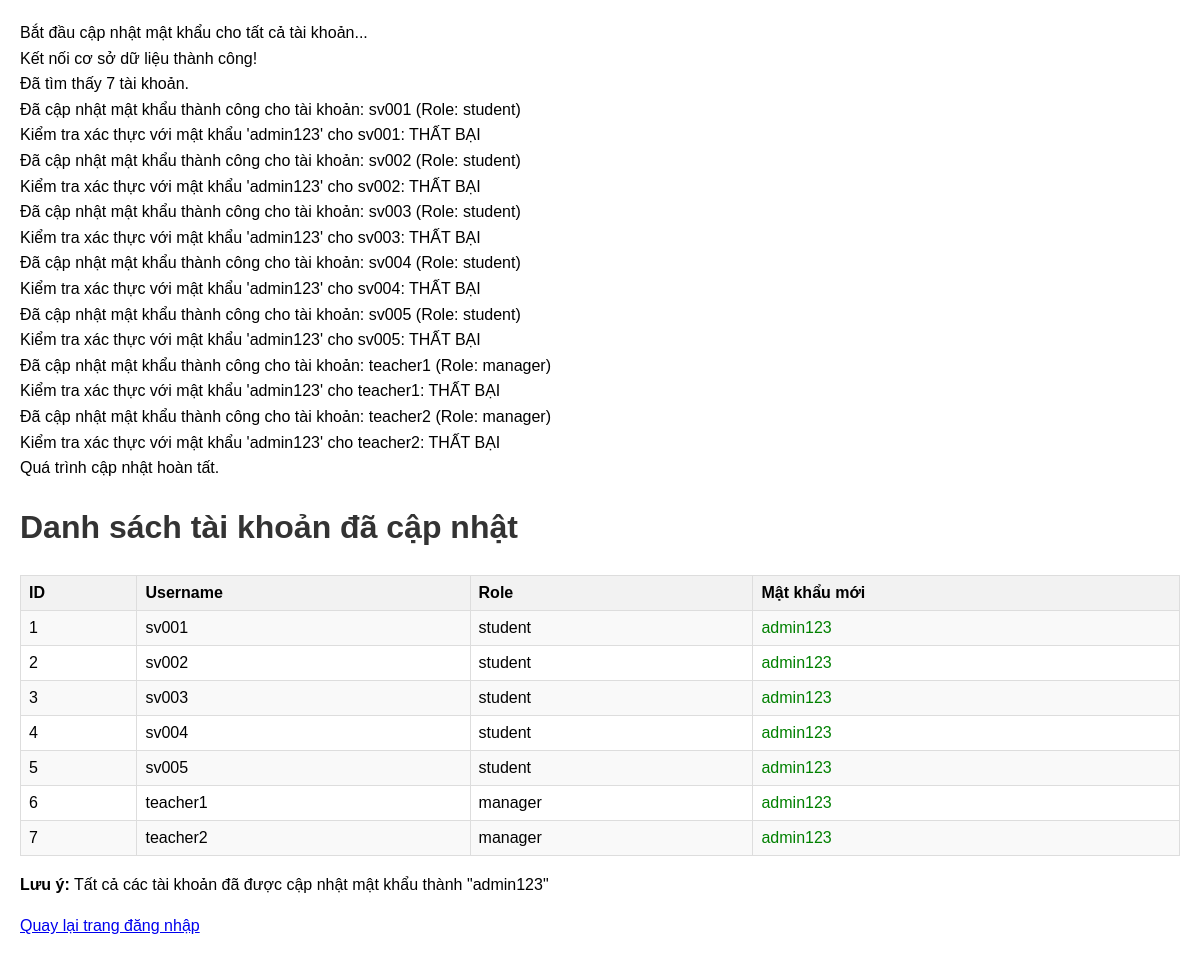
The app's page /api/update_all_passwords.php, older data.
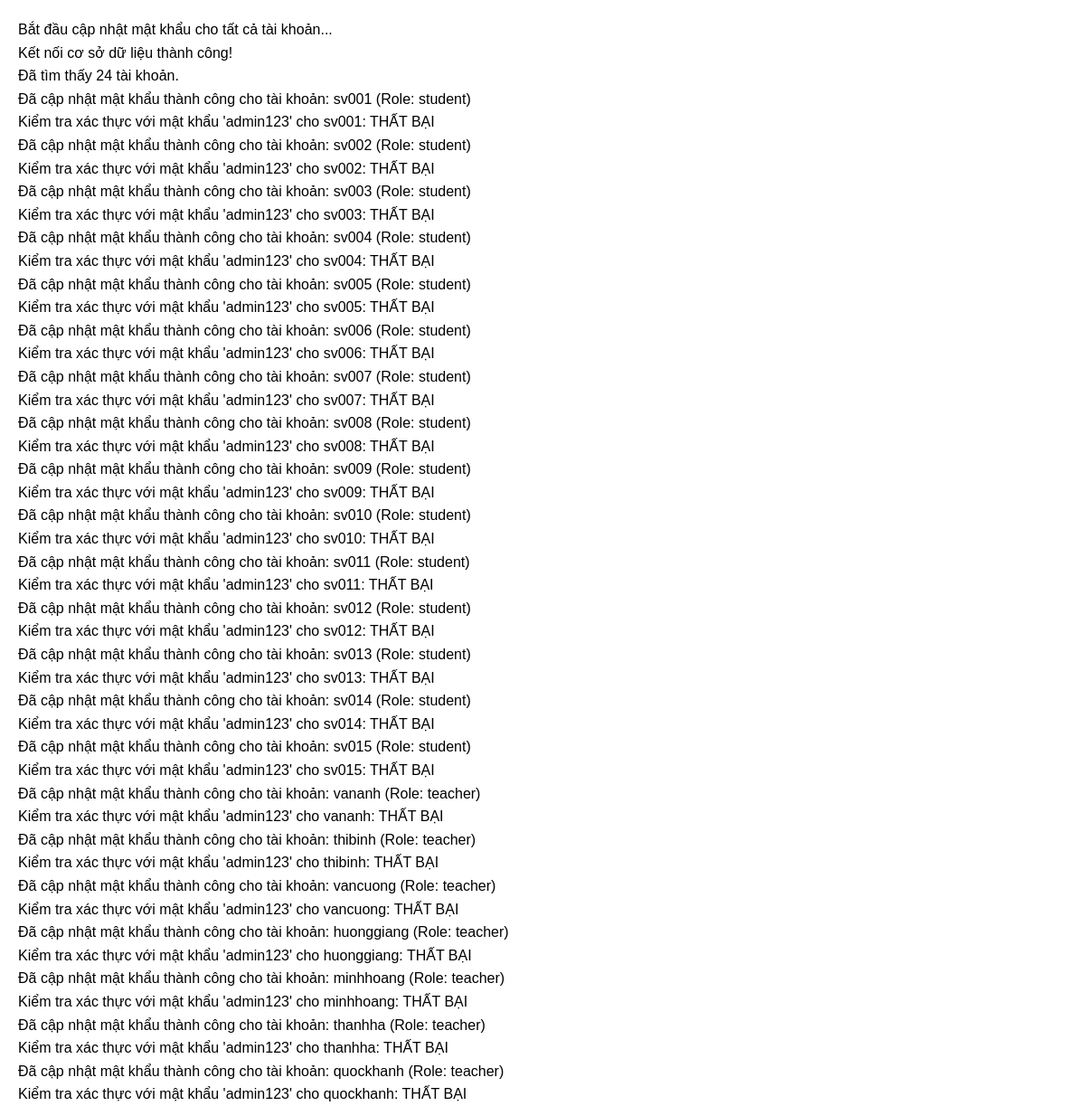
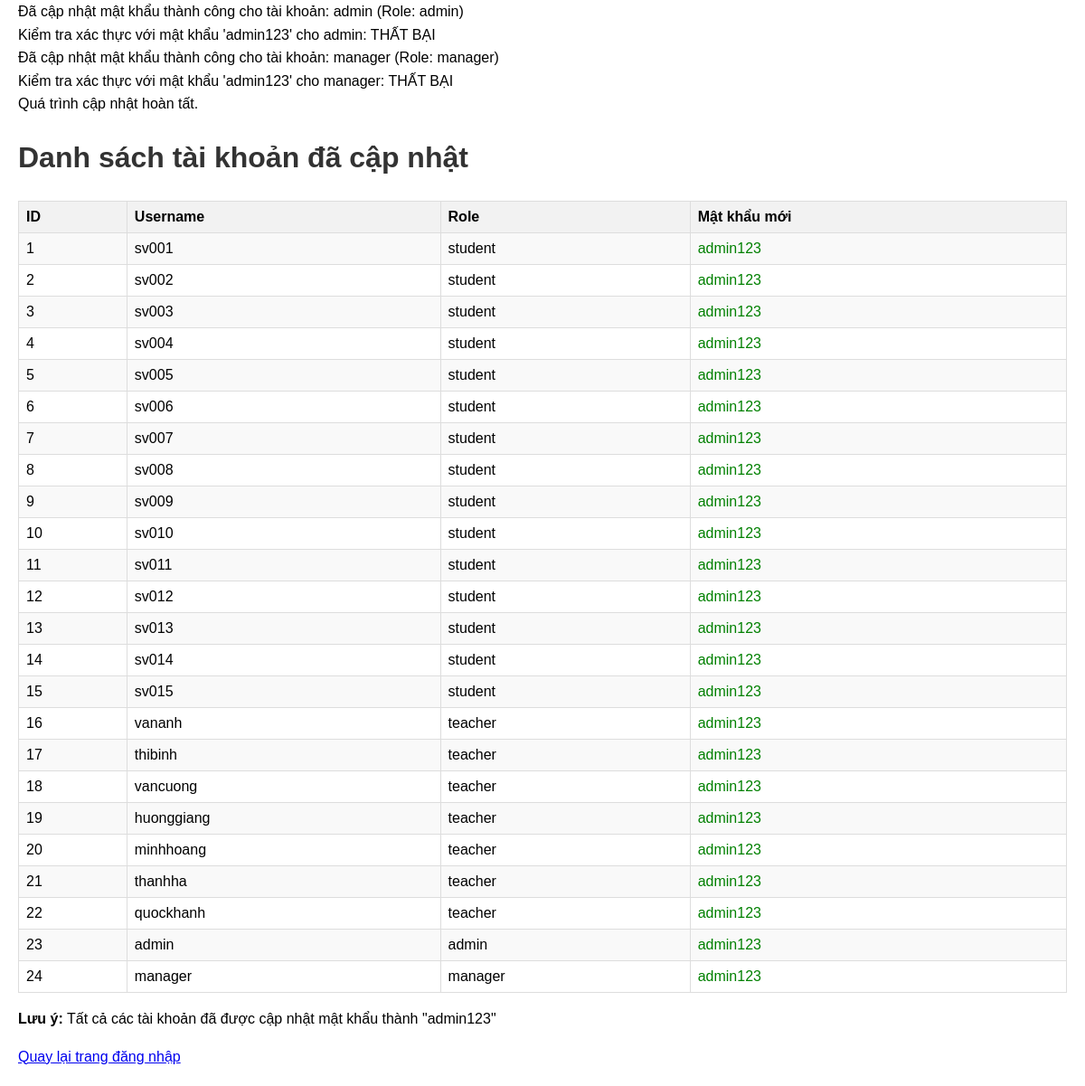
The same page, newer data (2 pictures, top to bottom).
### tables this page shows
CREATE TABLE users (
    user_id INT AUTO_INCREMENT PRIMARY KEY,
    username VARCHAR(50) UNIQUE NOT NULL,
    password VARCHAR(255) NOT NULL,
    role ENUM('admin', 'manager', 'teacher', 'student', 'parent') NOT NULL,
    student_id VARCHAR(20) NULL,
    teacher_id INT NULL,
    email VARCHAR(100),
    last_login TIMESTAMP NULL,
    created_at TIMESTAMP DEFAULT CURRENT_TIMESTAMP,
    FOREIGN KEY (student_id) REFERENCES students(student_id) ON DELETE CASCADE,
    FOREIGN KEY (teacher_id) REFERENCES teachers(teacher_id) ON DELETE CASCADE
);

### api/update_all_passwords.php (the view, shortened to what this page needs)
<?php
require_once __DIR__ . '/../config/config.php';
function writeLog($message) {
    echo "$message<br>";
}
$stmt = $conn->query("SELECT user_id, username, role FROM users");
$accounts = [];
while ($row = $stmt->fetch_assoc()) {
    $accounts[] = $row;
}
if (count($accounts) == 0) {
    writeLog("Không tìm thấy tài khoản nào trong cơ sở dữ liệu!");
} else {
    foreach ($accounts as $account) {
        $new_password = 'admin123';
        $new_hash = password_hash($new_password, PASSWORD_DEFAULT);
        $update_stmt = $conn->prepare("UPDATE users SET password = ? WHERE user_id = ?");
        $update_stmt->bind_param("si", $new_hash, $account['user_id']);
        if ($update_stmt->execute()) {
            writeLog("Đã cập nhật mật khẩu thành công cho tài khoản: " . $account['username'] . " (Role: " . $account['role'] . ")");
            $verify_stmt = $conn->prepare("SELECT password FROM users WHERE user_id = ?");
            $verify_stmt->bind_param("i", $account['user_id']);
            $verify_stmt->execute();
            $result = $verify_stmt->get_result();
            $user = $result->fetch_assoc();
            $verify_result = password_verify($new_password, $user['password']);
            writeLog("Kiểm tra xác thực với mật khẩu '$new_password' cho " . $account['username'] . ": " . ($verify_result ? "THÀNH CÔNG" : "THẤT BẠI"));
        } else {
            writeLog("Lỗi khi cập nhật mật khẩu cho " . $account['username'] . ": " . $conn->error);
        }
    }
}
?>
<!DOCTYPE html>
<html lang="vi">
<head>
</head>
<body>
    <h1>Danh sách tài khoản đã cập nhật</h1>
    <table>
        <tr>
            <th>ID</th>
            <th>Username</th>
            <th>Role</th>
            <th>Mật khẩu mới</th>
        </tr>
        <?php foreach ($accounts as $account): ?>
        <tr>
            <td><?php echo $account['user_id']; ?></td>
            <td><?php echo $account['username']; ?></td>
            <td><?php echo $account['role']; ?></td>
            <td><span class="success">admin123</span></td>
        </tr>
        <?php endforeach; ?>
    </table>
    <p><strong>Lưu ý:</strong> Tất cả các tài khoản đã được cập nhật mật khẩu thành "admin123"</p>
    <p><a href="http://localhost:5173/login">Quay lại trang đăng nhập</a></p>
</body>
</html>

Row changes from the older to the newer data that the page shows:
changed users id 6: message "Đã cập nhật mật khẩu thành công cho tài khoản: teacher1 (Role: manager) Kiểm tra xác thực với mật khẩu 'admin123' cho teacher1: THẤT BẠI" → "Đã cập nhật mật khẩu thành công cho tài khoản: sv006 (Role: student) Kiểm tra xác thực với mật khẩu 'admin123' cho sv006: THẤT BẠI"; username "teacher1" → "sv006"; role "manager" → "student"
changed users id 7: message "Đã cập nhật mật khẩu thành công cho tài khoản: teacher2 (Role: manager) Kiểm tra xác thực với mật khẩu 'admin123' cho teacher2: THẤT BẠI" → "Đã cập nhật mật khẩu thành công cho tài khoản: sv007 (Role: student) Kiểm tra xác thực với mật khẩu 'admin123' cho sv007: THẤT BẠI"; username "teacher2" → "sv007"; role "manager" → "student"
added users: message "Đã cập nhật mật khẩu thành công cho tài khoản: sv008 (Role: student) Kiểm tra xác thực với mật khẩu 'admin123' cho sv008: THẤT BẠI", user_id "8", username "sv008", role "student"
added users: message "Đã cập nhật mật khẩu thành công cho tài khoản: sv009 (Role: student) Kiểm tra xác thực với mật khẩu 'admin123' cho sv009: THẤT BẠI", user_id "9", username "sv009", role "student"
added users: message "Đã cập nhật mật khẩu thành công cho tài khoản: sv010 (Role: student) Kiểm tra xác thực với mật khẩu 'admin123' cho sv010: THẤT BẠI", user_id "10", username "sv010", role "student"
added users: message "Đã cập nhật mật khẩu thành công cho tài khoản: sv011 (Role: student) Kiểm tra xác thực với mật khẩu 'admin123' cho sv011: THẤT BẠI", user_id "11", username "sv011", role "student"
added users: message "Đã cập nhật mật khẩu thành công cho tài khoản: sv012 (Role: student) Kiểm tra xác thực với mật khẩu 'admin123' cho sv012: THẤT BẠI", user_id "12", username "sv012", role "student"
added users: message "Đã cập nhật mật khẩu thành công cho tài khoản: sv013 (Role: student) Kiểm tra xác thực với mật khẩu 'admin123' cho sv013: THẤT BẠI", user_id "13", username "sv013", role "student"
added users: message "Đã cập nhật mật khẩu thành công cho tài khoản: sv014 (Role: student) Kiểm tra xác thực với mật khẩu 'admin123' cho sv014: THẤT BẠI", user_id "14", username "sv014", role "student"
added users: message "Đã cập nhật mật khẩu thành công cho tài khoản: sv015 (Role: student) Kiểm tra xác thực với mật khẩu 'admin123' cho sv015: THẤT BẠI", user_id "15", username "sv015", role "student"
added users: message "Đã cập nhật mật khẩu thành công cho tài khoản: vananh (Role: teacher) Kiểm tra xác thực với mật khẩu 'admin123' cho vananh: THẤT BẠI", user_id "16", username "vananh", role "teacher"
added users: message "Đã cập nhật mật khẩu thành công cho tài khoản: thibinh (Role: teacher) Kiểm tra xác thực với mật khẩu 'admin123' cho thibinh: THẤT BẠI", user_id "17", username "thibinh", role "teacher"
added users: message "Đã cập nhật mật khẩu thành công cho tài khoản: vancuong (Role: teacher) Kiểm tra xác thực với mật khẩu 'admin123' cho vancuong: THẤT BẠI", user_id "18", username "vancuong", role "teacher"
added users: message "Đã cập nhật mật khẩu thành công cho tài khoản: huonggiang (Role: teacher) Kiểm tra xác thực với mật khẩu 'admin123' cho huonggiang: THẤT BẠI", user_id "19", username "huonggiang", role "teacher"
added users: message "Đã cập nhật mật khẩu thành công cho tài khoản: minhhoang (Role: teacher) Kiểm tra xác thực với mật khẩu 'admin123' cho minhhoang: THẤT BẠI", user_id "20", username "minhhoang", role "teacher"
added users: message "Đã cập nhật mật khẩu thành công cho tài khoản: thanhha (Role: teacher) Kiểm tra xác thực với mật khẩu 'admin123' cho thanhha: THẤT BẠI", user_id "21", username "thanhha", role "teacher"
added users: message "Đã cập nhật mật khẩu thành công cho tài khoản: quockhanh (Role: teacher) Kiểm tra xác thực với mật khẩu 'admin123' cho quockhanh: THẤT BẠI", user_id "22", username "quockhanh", role "teacher"
added users: message "Đã cập nhật mật khẩu thành công cho tài khoản: admin (Role: admin) Kiểm tra xác thực với mật khẩu 'admin123' cho admin: THẤT BẠI", user_id "23", username "admin", role "admin"
added users: message "Đã cập nhật mật khẩu thành công cho tài khoản: manager (Role: manager) Kiểm tra xác thực với mật khẩu 'admin123' cho manager: THẤT BẠI", user_id "24", username "manager", role "manager"
Text that changed along with them:
$message: "Kết nối cơ sở dữ liệu thành công! Đã tìm thấy 7 tài khoản. Quá trình cập nhật hoàn tất." → "Kết nối cơ sở dữ liệu thành công! Đã tìm thấy 24 tài khoản. Quá trình cập nhật hoàn tất."
